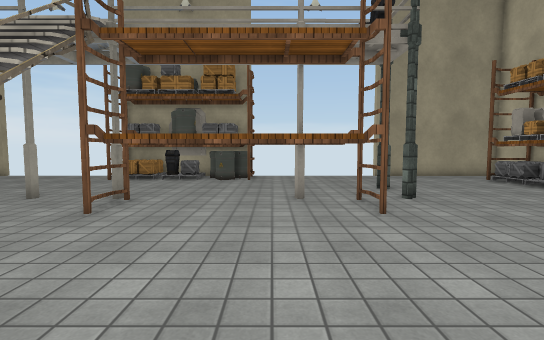
view 1 (above)

17 first-person views from a walk through a scene from a Unity 3-D project. The camera is 1.3 m above the floor, tilts 4° down and sees 85° across. The floor is counted in squares, 1 m on a side. Each view is taken from the middle of a square. On the plan, view 1 faces up. The plan holds only what a view shows up to about 14 squares ahead; the rest is blank. The place goes on beyond the plan. Some animated figures are not drawn. Some surface patterns are stand-ins.

view 2
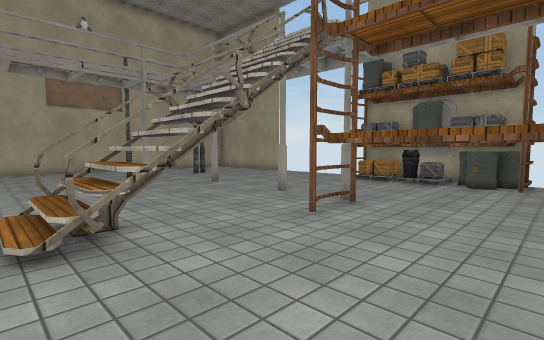

view 3
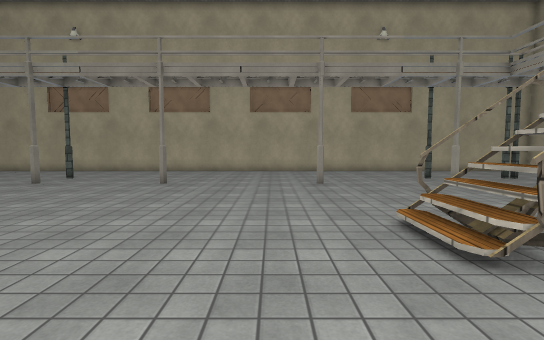

view 4
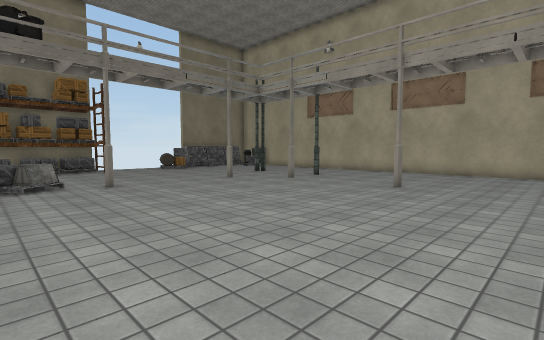

view 5
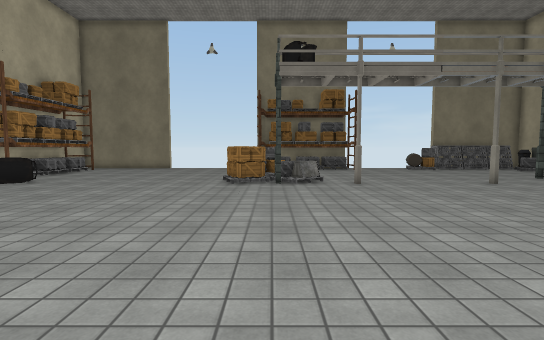

view 6
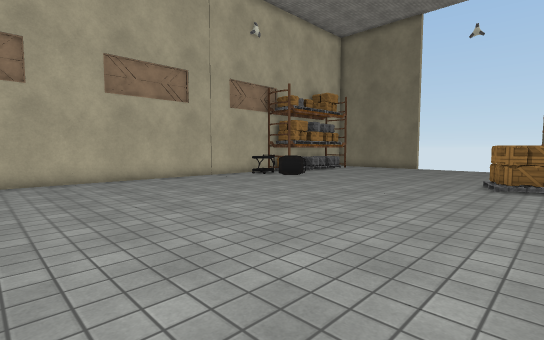

view 7
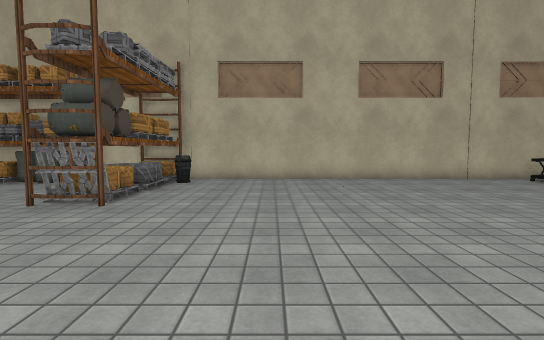

view 8
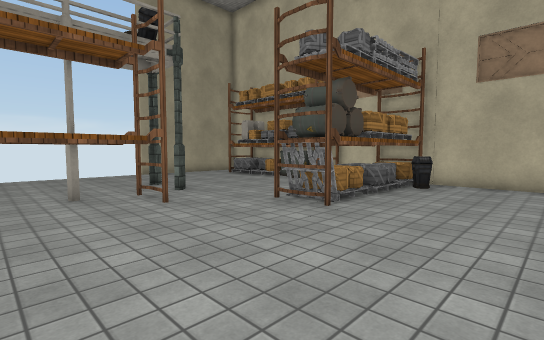

view 9
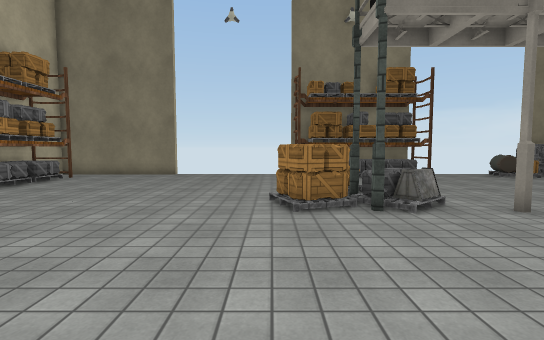

view 10
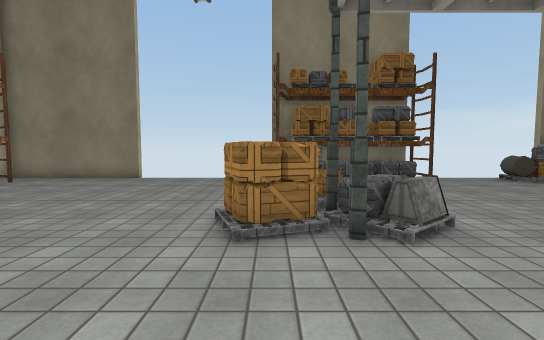

view 11
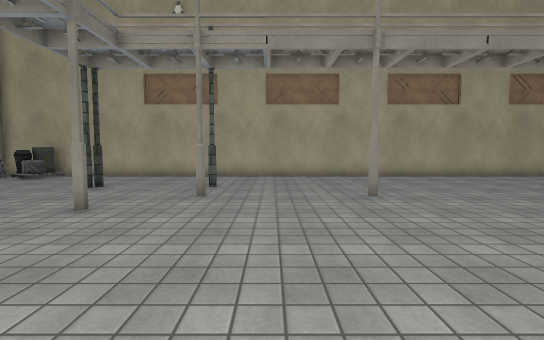

view 12
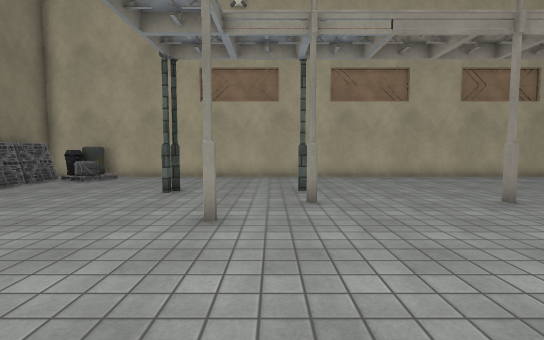

view 13
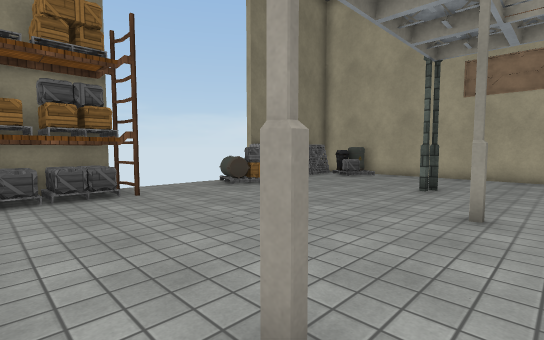

view 14
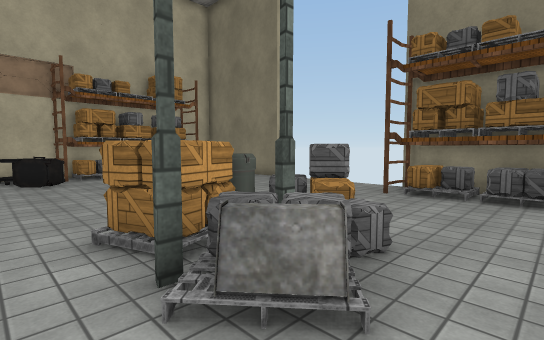

view 15
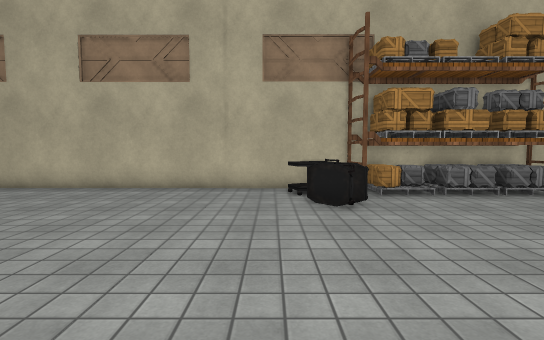

view 16
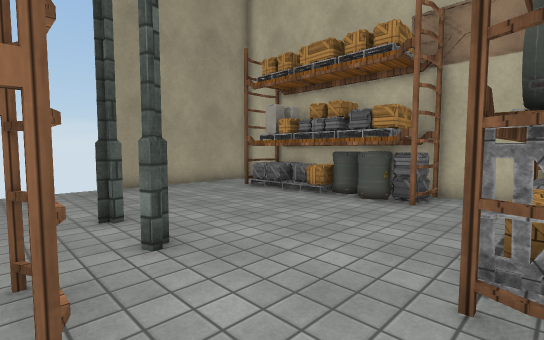

view 17
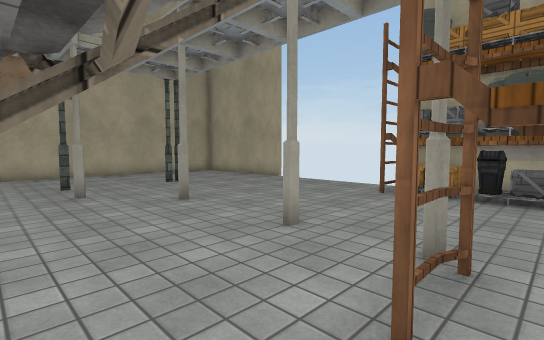

### Floor plan
Key: @ floor where view 1 was taken; # wall or solid block; . floor; / step, stairs or slope; = window, fence, low wall or low ledge; O other object.
Columns run from 19 left of view 1 to 11 right of it. Each row starts with its distance up from view 1.
 14        .....OOOOOOO.....#######
 13      .......OOOOO O...........#
 12      ............O..........OO#
 11     ........................OO#
 10    ..O.................O....OO#
  9   ...O......................OO#
  8 #........#........O.O..O....OOO
  7 #..............OOOOOOO......OO#
  6 #....O.#.......OOOOOOO.......O#
  5 #.............................#
  4  ............#/=........OOOOOO#
  3  ............#/#........OOOOOO#
  2 #............#/=.............O#
  1 #......O.....//...............#
  0 #................  @..........#
 -1 #.............................#
 -2 #................ ............#
 -3 #.............................#
 -4 #.............................#
 -5 #......O......................#
 -6 #.............................#
 -7 #.............................#
 -8 #.............................#
 -9 #.............................#
-10 #....O.#......................#
-11 #.............................#
-12 #........#....O.OOO........OOO#
-13 #..............OOOOO......OOOO#
-14 #....O..........OOOO........OO#
-15 #...............OOO.........OO#
-16 #................O .........OO#
-17 #................. .........OO#
-18 #.O.........................OO#
-19 #OO... .....................OO#
-20 #OOOOO OO...OOOOOOO..........O#
-21 ##OOOOOOO...OOOOOOO.....#######
-22       #                 #

Where each view was taken, in squares from view 1:
view 1: 0 up, 0 right, facing up
view 2: 1 up, 0 right, facing up-left
view 3: 1 down, 1 left, facing left
view 4: 1 down, 2 left, facing down-left
view 5: 1 down, 2 left, facing down
view 6: 1 down, 2 left, facing down-right
view 7: 1 down, 2 left, facing right
view 8: 1 down, 1 left, facing up-right
view 9: 6 down, 0 right, facing down
view 10: 8 down, 1 left, facing down
view 11: 8 down, 4 left, facing left
view 12: 11 down, 5 left, facing left
view 13: 11 down, 4 left, facing down-left
view 14: 11 down, 5 left, facing down-right
view 15: 11 down, 1 right, facing right
view 16: 4 up, 2 right, facing up-right
view 17: 4 up, 3 left, facing up-left
